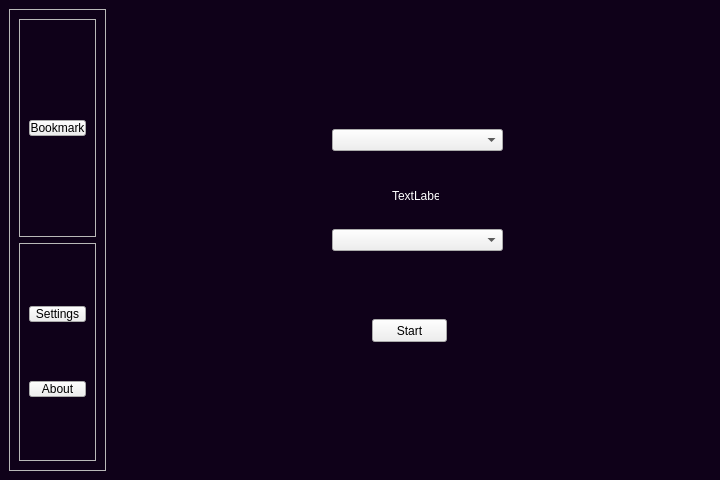
<?xml version="1.0" encoding="UTF-8"?>
<ui version="4.0">
 <class>MainWindow</class>
 <widget class="QMainWindow" name="MainWindow">
  <property name="geometry">
   <rect>
    <x>0</x>
    <y>0</y>
    <width>720</width>
    <height>480</height>
   </rect>
  </property>
  <property name="sizePolicy">
   <sizepolicy hsizetype="Expanding" vsizetype="Preferred">
    <horstretch>0</horstretch>
    <verstretch>0</verstretch>
   </sizepolicy>
  </property>
  <property name="windowTitle">
   <string>MainWindow</string>
  </property>
  <property name="styleSheet">
   <string notr="true">*{
	boder : none;
	background-color : transparent;
	background : none;
	padding : 0;
	margin : 0;
}

.QLabel{
	color : #fff;
}

#centralwidget{
	background-color : #0f0119
}
</string>
  </property>
  <widget class="QWidget" name="centralwidget">
   <layout class="QHBoxLayout" name="horizontalLayout">
    <item alignment="Qt::AlignLeft">
     <widget class="QWidget" name="LeftContainer" native="true">
      <layout class="QVBoxLayout" name="verticalLayout">
       <property name="spacing">
        <number>0</number>
       </property>
       <property name="leftMargin">
        <number>0</number>
       </property>
       <property name="topMargin">
        <number>0</number>
       </property>
       <property name="rightMargin">
        <number>0</number>
       </property>
       <property name="bottomMargin">
        <number>0</number>
       </property>
       <item>
        <widget class="QFrame" name="frame">
         <property name="enabled">
          <bool>true</bool>
         </property>
         <property name="frameShape">
          <enum>QFrame::StyledPanel</enum>
         </property>
         <property name="frameShadow">
          <enum>QFrame::Raised</enum>
         </property>
         <layout class="QVBoxLayout" name="verticalLayout_2">
          <item>
           <widget class="QFrame" name="frame_2">
            <property name="frameShape">
             <enum>QFrame::StyledPanel</enum>
            </property>
            <property name="frameShadow">
             <enum>QFrame::Raised</enum>
            </property>
            <layout class="QVBoxLayout" name="verticalLayout_3">
             <item>
              <widget class="QPushButton" name="bookmarkBtn">
               <property name="text">
                <string>Bookmark</string>
               </property>
              </widget>
             </item>
            </layout>
           </widget>
          </item>
          <item>
           <widget class="QFrame" name="frame_3">
            <property name="frameShape">
             <enum>QFrame::StyledPanel</enum>
            </property>
            <property name="frameShadow">
             <enum>QFrame::Raised</enum>
            </property>
            <layout class="QVBoxLayout" name="verticalLayout_4">
             <item>
              <widget class="QPushButton" name="settingBtn">
               <property name="text">
                <string>Settings</string>
               </property>
              </widget>
             </item>
             <item>
              <widget class="QPushButton" name="aboutBtn">
               <property name="text">
                <string>About</string>
               </property>
              </widget>
             </item>
            </layout>
           </widget>
          </item>
         </layout>
        </widget>
       </item>
      </layout>
     </widget>
    </item>
    <item>
     <widget class="QWidget" name="widget_2" native="true">
      <property name="sizePolicy">
       <sizepolicy hsizetype="Expanding" vsizetype="Preferred">
        <horstretch>0</horstretch>
        <verstretch>0</verstretch>
       </sizepolicy>
      </property>
      <widget class="QComboBox" name="comboBox">
       <property name="geometry">
        <rect>
         <x>220</x>
         <y>120</y>
         <width>171</width>
         <height>22</height>
        </rect>
       </property>
      </widget>
      <widget class="QComboBox" name="comboBox_2">
       <property name="geometry">
        <rect>
         <x>220</x>
         <y>220</y>
         <width>171</width>
         <height>22</height>
        </rect>
       </property>
      </widget>
      <widget class="QLabel" name="label">
       <property name="geometry">
        <rect>
         <x>280</x>
         <y>180</y>
         <width>47</width>
         <height>13</height>
        </rect>
       </property>
       <property name="text">
        <string>TextLabel</string>
       </property>
      </widget>
      <widget class="QPushButton" name="startBtn">
       <property name="geometry">
        <rect>
         <x>260</x>
         <y>310</y>
         <width>75</width>
         <height>23</height>
        </rect>
       </property>
       <property name="text">
        <string>Start</string>
       </property>
      </widget>
     </widget>
    </item>
   </layout>
  </widget>
 </widget>
 <resources/>
 <connections/>
</ui>
